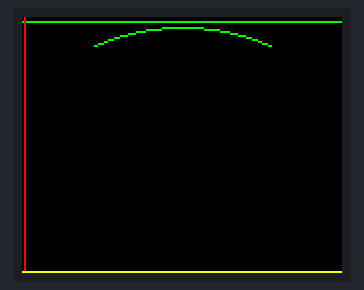
The program below on a simulated Raspberry Pi Pico running MicroPython. On the bench: 160×128 colour display. Library files of the repository ran but are not shown: sysfont.py.

Above: at 1.0 s.
At 3.1 s:
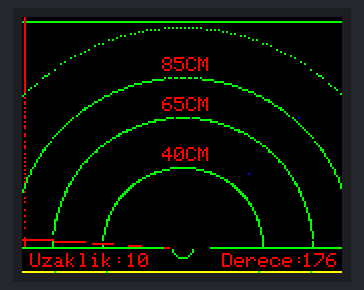
At 5.9 s:
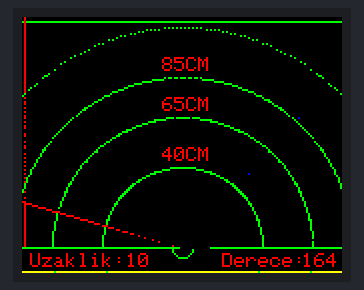
At 10.8 s:
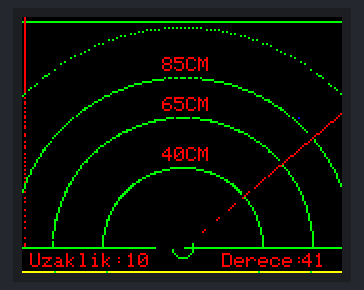
At 15.7 s:
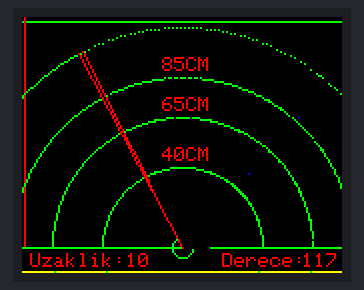
At 21.3 s:
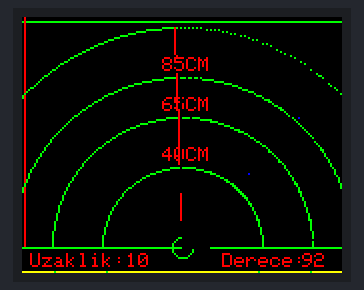

Measured:
- what the display in image 0 shows lasts 0.7 s, from 0.9 s to 1.6 s

The program:

Radar_lcd.py
```python
from ST7735 import TFT
from sysfont import sysfont
from machine import SPI,Pin
import time
import math
#Genişlik 1-160 Yükseklik 2-127
spi = SPI(1, baudrate=20000000, polarity=0, phase=0, sck=Pin(10), mosi=Pin(11), miso=None)
Pin_DC = 14
Pin_Reset = 13
Pin_CS = 15
tft=TFT(spi,14,13,15)
tft.initr()
tft.rgb(True)
tft.rotation(1)
def draw_circle(tft, x0, y0, radius, color):
    f = 1 - radius
    ddF_x = 1
    ddF_y = -2 * radius
    x = 0
    y = radius

    tft.pixel((x0, y0 + radius), color)
    tft.pixel((x0, y0 - radius), color)
    tft.pixel((x0 + radius, y0), color)
    tft.pixel((x0 - radius, y0), color)

    while x < y:
        if f >= 0:
            y -= 1
            ddF_y += 2
            f += ddF_y
        x += 1
        ddF_x += 2
        f += ddF_x

        tft.pixel((x0 + x, y0 + y), color)
        tft.pixel((x0 - x, y0 + y), color)
        tft.pixel((x0 + x, y0 - y), color)
        tft.pixel((x0 - x, y0 - y), color)
        tft.pixel((x0 + y, y0 + x), color)
        tft.pixel((x0 - y, y0 + x), color)
        tft.pixel((x0 + y, y0 - x), color)
        tft.pixel((x0 - y, y0 - x), color)
while True:
    tft.fill(TFT.BLACK)
    tft.line((0,2),(160,2),TFT.GREEN)
    tft.line((1,0),(1,128),TFT.RED)
    tft.line((160,0),(160,128),TFT.BLUE)
    tft.line((0,127),(160,127),TFT.YELLOW)
    tft.line((0,128),(160,128),TFT.RED)

    #def draw_circle(tft, x0, y0, radius, color):
    draw_circle(tft,80,115,110,TFT.GREEN)
    draw_circle(tft,80,115,85,TFT.GREEN)
    draw_circle(tft,80,115,65,TFT.GREEN)
    draw_circle(tft,80,115,40,TFT.GREEN)
    for a in range(115,127,1):
        tft.line((0,a),(160,a),TFT.BLACK)
    tft.line((0,115),(160,115),TFT.GREEN)
    tft.pixel((80,115),TFT.BLUE)
    draw_circle(tft,80,115,5,TFT.GREEN)

    tft.text((70,20),'85CM',TFT.RED,sysfont)
    tft.text((70,40),'65CM',TFT.RED,sysfont)
    tft.text((70,65),'40CM',TFT.RED,sysfont)
    tft.text((100,118),'Derece:',TFT.RED,sysfont)
    tft.text((4,118),'Uzaklik:10',TFT.RED,sysfont)
    for i in range(3,180,1):
        tft.line((80,115),(80+round(110*math.cos(math.radians(i))),115-round(110*math.sin(math.radians(i)))),TFT.RED)
        tft.line((80,115),(80+round(110*math.cos(math.radians(i-1))),115-round(110*math.sin(math.radians(i-1)))),TFT.BLACK)
        tft.pixel((80+round(85*math.cos(math.radians(i-2))),115-round(85*math.sin(math.radians(i-2)))),TFT.GREEN)
        tft.pixel((80+round(65*math.cos(math.radians(i-2))),115-round(65*math.sin(math.radians(i-2)))),TFT.GREEN)
        tft.pixel((80+round(40*math.cos(math.radians(i-2))),115-round(40*math.sin(math.radians(i-2)))),TFT.GREEN)
        tft.text((140,118),str(i),TFT.RED,sysfont)
        if i==50:
            tft.pixel((80+round(50*math.cos(math.radians(i-2))),115-round(50*math.sin(math.radians(i-2)))),TFT.BLUE)
            tft.pixel((80+round(87*math.cos(math.radians(i-2))),115-round(87*math.sin(math.radians(i-2)))),TFT.BLUE)
        if i>=70 or i<=110:

            tft.text((70,20),'85CM',TFT.RED,sysfont)
            tft.text((70,40),'65CM',TFT.RED,sysfont)
            tft.text((70,65),'40CM',TFT.RED,sysfont)
    tft.fill(TFT.BLACK)
    tft.line((0,2),(160,2),TFT.GREEN)
    tft.line((1,0),(1,128),TFT.RED)
    tft.line((160,0),(160,128),TFT.BLUE)
    tft.line((0,127),(160,127),TFT.YELLOW)
    tft.line((0,128),(160,128),TFT.RED)

    #def draw_circle(tft, x0, y0, radius, color):
    draw_circle(tft,80,115,110,TFT.GREEN)
    draw_circle(tft,80,115,85,TFT.GREEN)
    draw_circle(tft,80,115,65,TFT.GREEN)
    draw_circle(tft,80,115,40,TFT.GREEN)
    for a in range(115,127,1):
        tft.line((0,a),(160,a),TFT.BLACK)
    tft.line((0,115),(160,115),TFT.GREEN)
    tft.pixel((80,115),TFT.BLUE)
    draw_circle(tft,80,115,5,TFT.GREEN)
    tft.text((100,118),'Derece:',TFT.RED,sysfont)
    tft.text((70,20),'85CM',TFT.RED,sysfont)
    tft.text((70,40),'65CM',TFT.RED,sysfont)
    tft.text((70,65),'40CM',TFT.RED,sysfont)
    tft.text((4,118),'Uzaklik:10',TFT.RED,sysfont)
    for i in range(177,0,-1):
        tft.line((80,115),(80+round(110*math.cos(math.radians(i))),115-round(110*math.sin(math.radians(i)))),TFT.RED)
        tft.line((80,115),(80+round(110*math.cos(math.radians(i+1))),115-round(110*math.sin(math.radians(i+1)))),TFT.BLACK)
        tft.pixel((80+round(85*math.cos(math.radians(i+2))),115-round(85*math.sin(math.radians(i+2)))),TFT.GREEN)
        tft.pixel((80+round(65*math.cos(math.radians(i+2))),115-round(65*math.sin(math.radians(i+2)))),TFT.GREEN)
        tft.pixel((80+round(40*math.cos(math.radians(i+2))),115-round(40*math.sin(math.radians(i+2)))),TFT.GREEN)
        tft.text((140,118),str(i),TFT.RED,sysfont)
        if i==100:
            for i in range(118,127,1):
                tft.line((140,i),(160,i),TFT.BLACK)
        if i==10:
            for i in range(118,127,1):
                tft.line((140,i),(160,i),TFT.BLACK)
        if i==50:
            tft.pixel((80+round(50*math.cos(math.radians(i-2))),115-round(50*math.sin(math.radians(i-2)))),TFT.BLUE)
            tft.pixel((80+round(87*math.cos(math.radians(i-2))),115-round(87*math.sin(math.radians(i-2)))),TFT.BLUE)
        if i>=70 or i<=110:
            tft.text((70,20),'85CM',TFT.RED,sysfont)
            tft.text((70,40),'65CM',TFT.RED,sysfont)
            tft.text((70,65),'40CM',TFT.RED,sysfont)
```
